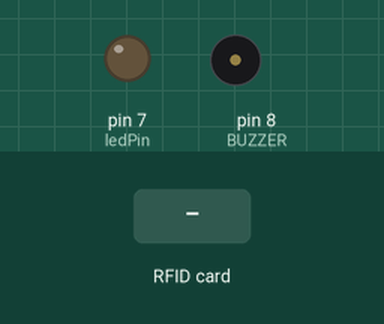
This sketch was run on a simulated Arduino Uno, built with avr-gcc and run on an emulated ATmega328P. On the bench: output pins drawn as LEDs (lit = HIGH), buzzer (waves = sounding). The inputs (shaded band) are chosen by the test bench. Pins used as bus, display or sensor lines are not drawn; what the sketch prints to the serial monitor is not drawn.

Above: at 1.2 s.
1.3 s: RFID card 5E 7A 19 C4 held to the reader
At 1.5 s:
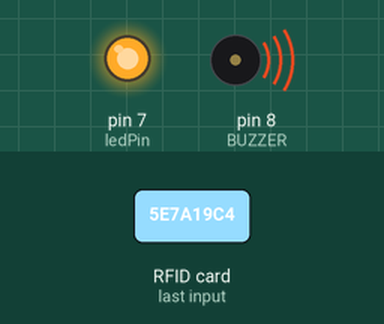
Timing chart, 0 to 4.3 s (numbered marks = the images above; inputs shaded):
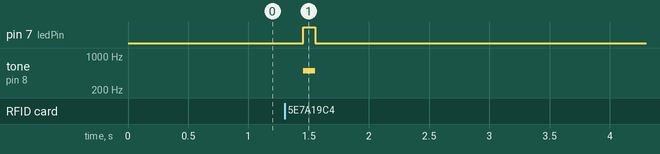

The sketch:

gravaPontoControle.ino
```cpp
//Bibliotecas
#include <SPI.h>
#include <MFRC522.h>
#include <ThreeWire.h> //INCLUSÃO DA BIBLIOTECA
#include <RtcDS1302.h> //INCLUSÃO DA BIBLIOTECA

int ledPin = 7; //PINO DIGITAL EM QUE O TERMINAL 'R' ESTÁ CONECTADO

//COMENTE A LINHA ABAIXO SE O LED RGB QUE ESTÁ UTILIZANDO É CATODO COMUM
#define COMMON_ANODE
#define BUZZER 8
#define SS_PIN 10
#define RST_PIN 9

bool leProximoBloco;
bool erro;
const char* tipoBase = "PC0042";

ThreeWire myWire(4, 5, 2); //OBJETO DO TIPO ThreeWire
RtcDS1302<ThreeWire> Rtc(myWire); //OBJETO DO TIPO RtcDS1302

MFRC522 LeitorRFID(SS_PIN, RST_PIN);    // Cria uma nova instância para o leitor e passa os pinos como parâmetro

MFRC522::MIFARE_Key key;

void setup() {
        Serial.begin(9600);                 // Inicializa a comunicação Serial
        Rtc.Begin(); //INICIALIZA O RTC
        SPI.begin();                        // Inicializa comunicacao SPI
         //clock.setDateTime(2020, 1, 15, 22, 37, 00);
        //RtcDateTime compiled = RtcDateTime(__DATE__, __TIME__); //VARIÁVEL RECEBE DATA E HORA DE COMPILAÇÃO
       // RtcDateTime compiled = RtcDateTime("Feb 21 2021", "21:06:00");
//RtcDateTime compiled = RtcDateTime(2021, 2, 21, 10, 24, 00);

        //TesteRTC(compiled);
        LeitorRFID.PCD_Init();              // Inicializa o leitor RFID
        pinMode(ledPin, OUTPUT); //DEFINE O PINO COMO SAÍDA
        pinMode(BUZZER, OUTPUT);            // Declara o pino do buzzer como saída
        delay(4);                           // Optional delay. Some board do need more time after init to be ready, see Readme
        LeitorRFID.PCD_DumpVersionToSerial();  // Show details of PCD - MFRC522 Card Reader details
        leProximoBloco = true;
        erro = false;
        for (byte i = 0; i < 6; i++) key.keyByte[i] = 0xFF;

}

void loop() {

  GravaHoraBase();

}


void GravaHoraBase()
{
  //mensagem_inicial_cartao();
  //Aguarda cartao
  while ( ! LeitorRFID.PICC_IsNewCardPresent())
  {
    delay(100);
  }
  if ( ! LeitorRFID.PICC_ReadCardSerial())
  {
    return;
  }
  //Mostra UID na serial
  //Serial.print("UID da tag : ");
  String conteudo = "";
  byte letra;
  //for (byte i = 0; i < LeitorRFID.uid.size; i++)
  //{
  //  Serial.print(LeitorRFID.uid.uidByte[i] < 0x10 ? " 0" : " ");
  //  Serial.print(LeitorRFID.uid.uidByte[i], HEX);
  //  conteudo.concat(String(LeitorRFID.uid.uidByte[i]<0x10 ? " 0" : " "));
  //  conteudo.concat(String(LeitorRFID.uid.uidByte[i], HEX));
  //}
  //Serial.println();

  if (leProximoBloco == true){
    MostraDados(1,3);
  }
   if (leProximoBloco == true){
      MostraDados(2,3);
  }
   if (leProximoBloco == true){
      MostraDados(4,7);
    }
   if (leProximoBloco == true){
      MostraDados(5,7);
    }
   if (leProximoBloco == true){
      MostraDados(6,7);
    }
   if (leProximoBloco == true){
      MostraDados(8,11);
    }
   if (leProximoBloco == true){
      MostraDados(9,11);
    }
   if (leProximoBloco == true){
      MostraDados(10,11);
    }
   if (leProximoBloco == true){
      MostraDados(12,15);
    }
   if (leProximoBloco == true){
      MostraDados(13,15);
    }
   if (leProximoBloco == true){
      MostraDados(14,15);
    }
   if (leProximoBloco == true){
      MostraDados(16,19);
    }
   if (leProximoBloco == true){
      MostraDados(17,19);
    }
   if (leProximoBloco == true){
      MostraDados(18,19);
    }
   if (leProximoBloco == true){
      MostraDados(20,23);
    }
   if (leProximoBloco == true){
      MostraDados(21,23);
    }
   if (leProximoBloco == true){
      MostraDados(22,23);
    }
   if (leProximoBloco == true){
      MostraDados(24,27);
    }
   if (leProximoBloco == true){
      MostraDados(25,27);
    }
   if (leProximoBloco == true){
      MostraDados(26,27);
    }
   if (leProximoBloco == true){
      MostraDados(28,31);
    }
   if (leProximoBloco == true){
      MostraDados(29,31);
    }
   if (leProximoBloco == true){
      MostraDados(30,31);
    }
   if (leProximoBloco == true){
      MostraDados(32,35);
    }
   if (leProximoBloco == true){
      MostraDados(33,35);
    }
   if (leProximoBloco == true){
      MostraDados(34,35);
    }
   if (leProximoBloco == true){
      MostraDados(36,39);
    }
   if (leProximoBloco == true){
      MostraDados(37,39);
    }
   if (leProximoBloco == true){
      MostraDados(38,39);
    }
   if (leProximoBloco == true){
      MostraDados(40,43);
    }
   if (leProximoBloco == true){
      MostraDados(41,43);
    }
   if (leProximoBloco == true){
      MostraDados(42,43);
    }
   if (leProximoBloco == true){
      MostraDados(44,47);
    }
   if (leProximoBloco == true){
      MostraDados(45,47);
    }
   if (leProximoBloco == true){
      MostraDados(46,47);
    }
   if (leProximoBloco == true){
      MostraDados(48,51);
    }
   if (leProximoBloco == true){
      MostraDados(49,51);
    }
   if (leProximoBloco == true){
      MostraDados(50,51);
    }
   if (leProximoBloco == true){
      MostraDados(52,55);
    }
   if (leProximoBloco == true){
      MostraDados(53,55);
    }
   if (leProximoBloco == true){
      MostraDados(54,55);
    }
   if (leProximoBloco == true){
      MostraDados(56,59);
    }
   if (leProximoBloco == true){
      MostraDados(57,59);
    }
   if (leProximoBloco == true){
      MostraDados(58,59);
    }
   if (leProximoBloco == true){
      MostraDados(60,63);
    }
   if (leProximoBloco == true){
      MostraDados(61,63);
    }
   if (leProximoBloco == true){
      MostraDados(62,63);
    }

   if (erro == false){
      efeitoPermitido();
    }

   if (erro == true){
      efeitoNegado();
    }

  erro = false;
  leProximoBloco = true;

  // Halt PICC
  LeitorRFID.PICC_HaltA();
  // Stop encryption on PCD
  LeitorRFID.PCD_StopCrypto1();
  delay(500);
  //mensageminicial();
}

void MostraDados(byte blockAddr,byte trailerBlock )
{
  //Obtem os dados do setor 1, bloco 4 = Nome
  byte sector         = 1;
  byte status;
  byte buffer[60];
  byte size = sizeof(buffer);
  String texto;

  //Autenticacao usando chave A
  status=LeitorRFID.PCD_Authenticate(MFRC522::PICC_CMD_MF_AUTH_KEY_A,
                                  trailerBlock, &key, &(LeitorRFID.uid));
  if (status != MFRC522::STATUS_OK) {
    Serial.print(F("PCD_Authenticate() failed: "));
    Serial.println(LeitorRFID.GetStatusCodeName(status));
    erro = true;
    return;
  }
  status = LeitorRFID.MIFARE_Read(blockAddr, buffer, &size);
  if (status != MFRC522::STATUS_OK) {
    Serial.print(F("MIFARE_Read() failed: "));
    Serial.println(LeitorRFID.GetStatusCodeName(status));
    erro = true;
  }
  //Mostra os dados do nome no Serial Monitor e LCD
  //lcd.clear();
  //lcd.setCursor(0, 0);
  //Serial.print("PC");
  //Serial.print(blockAddr);
  //Serial.print(" = ");
  /*
  for (byte i = 0; i < 16; i++)
  {
    texto = texto + char(buffer[i]);
    //Serial.println(texto);
   // Serial.print(char(buffer[i]));
     //lcd.write(char(buffer[i]));
  }
*/
  texto = char(buffer[0]);
  if (texto == "#"){

      leProximoBloco = false;
      erro = false;
      modo_gravacao(blockAddr);
    }else{
      erro = true;
    }

  //Serial.println();
  }

#define countof(a) (sizeof(a) / sizeof(a[0]))

void modo_gravacao(byte blockAddr){

  byte buffer[60];
  byte block = blockAddr;
  byte status, len;
  //String data;
  //Serial.setTimeout(20000L) ;

  //data = "001h232545d2303";

  RtcDateTime dt = Rtc.GetDateTime();

  char datestring[11]; //VARIÁVEL ARMAZENA AS INFORMAÇÕES DE DATA E HORA

snprintf_P(datestring,
            countof(datestring),
            PSTR("%02u%02u%02u%02u%02u"), //FORMATO DE EXIBIÇÃO DAS INFORMAÇÕES
            dt.Day(), //DIA
            dt.Month(), //MÊS
            dt.Hour(), //HORA
            dt.Minute(), //MINUTOS
            dt.Second() ); //SEGUNDOS
    Serial.print(datestring); //IMPRIME NO MONITOR SERIAL AS INFORMAÇÕES


  char* date_with_tipobase;
  date_with_tipobase = malloc(strlen(tipoBase)+1+4); /* make space for the new string (should check the return value ...) */
  strcpy(date_with_tipobase, tipoBase); /* copy name into the new var */
  strcat(date_with_tipobase, datestring); /* add the extension */

  strcpy((char *)buffer,date_with_tipobase);

  //Serial.println(F("Autenticacao usando chave A..."));
  status=LeitorRFID.PCD_Authenticate(MFRC522::PICC_CMD_MF_AUTH_KEY_A,
                                    block, &key, &(LeitorRFID.uid));
  if (status != MFRC522::STATUS_OK) {
    Serial.print(F("PCD_Authenticate() failed: "));
    Serial.println(LeitorRFID.GetStatusCodeName(status));
    erro = true;
    return;
  }

  //data.getBytes(buffer, 16);
  //Grava no bloco 1
  status = LeitorRFID.MIFARE_Write(block, buffer, 16);
  if (status != MFRC522::STATUS_OK) {
    Serial.print(F("MIFARE_Write() failed: "));
    Serial.println(LeitorRFID.GetStatusCodeName(status));
    erro = true;
    return;
  }

  LeitorRFID.PICC_HaltA(); // Halt PICC
  LeitorRFID.PCD_StopCrypto1();  // Stop encryption on PCD
  //delay(500);

}

void efeitoPermitido(){
  int qtd_bips = 2; //definindo a quantidade de bips
  for(int j=0; j<qtd_bips; j++){
    //Ligando o buzzer com uma frequência de 1500 hz e ligando o led verde.
    tone(BUZZER,1500);
    digitalWrite(ledPin,HIGH);
    delay(100);
    //Desligando o buzzer e led verde.
    digitalWrite(ledPin,LOW);
    noTone(BUZZER);
    delay(100);
  }
}

void efeitoNegado(){
  int qtd_bips = 1;  //definindo a quantidade de bips
  for(int j=0; j<qtd_bips; j++){
    //Ligando o buzzer com uma frequência de 500 hz e ligando o led vermelho.
    tone(BUZZER,500);
    digitalWrite(ledPin,HIGH);
    delay(100);
    //Desligando o buzzer e led verde.
    digitalWrite(ledPin,LOW);

    //Desligando o buzzer e o led vermelho.
    noTone(BUZZER);
    delay(500);
  }
}
```

Measured:
- after the input at 1.3 s, pin 7 (ledPin): LOW → HIGH after 0.15 s, → LOW 0.10 s later; tone on pin 8 (BUZZER): silent → 500 Hz after 0.15 s, → silent 0.10 s later
